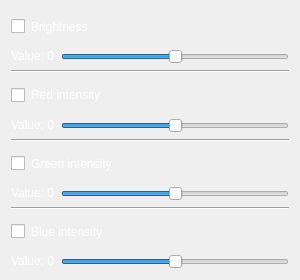
<?xml version="1.0" encoding="UTF-8"?>
<ui version="4.0">
 <class>BrightnessDialog</class>
 <widget class="QDialog" name="BrightnessDialog">
  <property name="geometry">
   <rect>
    <x>0</x>
    <y>0</y>
    <width>300</width>
    <height>280</height>
   </rect>
  </property>
  <property name="windowTitle">
   <string>Dialog</string>
  </property>
  <layout class="QVBoxLayout" name="verticalLayout">
   <item>
    <layout class="QHBoxLayout" name="horizontalLayout_desc">
     <item>
      <widget class="QCheckBox" name="checkBox">
       <property name="text">
        <string/>
       </property>
      </widget>
     </item>
     <item>
      <widget class="QLabel" name="label_5">
       <property name="text">
        <string>&lt;html&gt;&lt;head/&gt;&lt;body&gt;&lt;p&gt;&lt;span style=&quot; color:#FFFFFF;&quot;&gt;Brightness&lt;/span&gt;&lt;/p&gt;&lt;/body&gt;&lt;/html&gt;</string>
       </property>
      </widget>
     </item>
     <item>
      <spacer name="horizontalSpacer">
       <property name="orientation">
        <enum>Qt::Horizontal</enum>
       </property>
       <property name="sizeHint" stdset="0">
        <size>
         <width>40</width>
         <height>20</height>
        </size>
       </property>
      </spacer>
     </item>
    </layout>
   </item>
   <item>
    <layout class="QHBoxLayout" name="horizontalLayout">
     <item>
      <widget class="QLabel" name="label_bright">
       <property name="text">
        <string>&lt;html&gt;&lt;head/&gt;&lt;body&gt;&lt;p&gt;&lt;span style=&quot; color:#ffffff;&quot;&gt;Value: 0&lt;/span&gt;&lt;/p&gt;&lt;/body&gt;&lt;/html&gt;</string>
       </property>
      </widget>
     </item>
     <item>
      <widget class="Slider" name="horizontalSlider">
       <property name="cursor">
        <cursorShape>OpenHandCursor</cursorShape>
       </property>
       <property name="minimum">
        <number>-255</number>
       </property>
       <property name="maximum">
        <number>255</number>
       </property>
       <property name="orientation">
        <enum>Qt::Horizontal</enum>
       </property>
      </widget>
     </item>
    </layout>
   </item>
   <item>
    <widget class="Line" name="line">
     <property name="orientation">
      <enum>Qt::Horizontal</enum>
     </property>
    </widget>
   </item>
   <item>
    <layout class="QHBoxLayout" name="horizontalLayout_5">
     <item>
      <widget class="QCheckBox" name="checkBox_2">
       <property name="text">
        <string/>
       </property>
      </widget>
     </item>
     <item>
      <widget class="QLabel" name="label_7">
       <property name="text">
        <string>&lt;html&gt;&lt;head/&gt;&lt;body&gt;&lt;p&gt;&lt;span style=&quot; color:#FFFFFF;&quot;&gt;Red intensity&lt;/span&gt;&lt;/p&gt;&lt;/body&gt;&lt;/html&gt;</string>
       </property>
      </widget>
     </item>
     <item>
      <spacer name="horizontalSpacer_2">
       <property name="orientation">
        <enum>Qt::Horizontal</enum>
       </property>
       <property name="sizeHint" stdset="0">
        <size>
         <width>40</width>
         <height>20</height>
        </size>
       </property>
      </spacer>
     </item>
    </layout>
   </item>
   <item>
    <layout class="QHBoxLayout" name="horizontalLayout_2">
     <item>
      <widget class="QLabel" name="label_2">
       <property name="styleSheet">
        <string notr="true">color: rgb(255, 255, 255);</string>
       </property>
       <property name="text">
        <string>&lt;html&gt;&lt;head/&gt;&lt;body&gt;&lt;p&gt;&lt;span style=&quot; color:#FFFFFF;&quot;&gt;Value: 0&lt;/span&gt;&lt;/p&gt;&lt;/body&gt;&lt;/html&gt;</string>
       </property>
      </widget>
     </item>
     <item>
      <widget class="Slider" name="horizontalSlider_R">
       <property name="cursor">
        <cursorShape>OpenHandCursor</cursorShape>
       </property>
       <property name="minimum">
        <number>-255</number>
       </property>
       <property name="maximum">
        <number>255</number>
       </property>
       <property name="orientation">
        <enum>Qt::Horizontal</enum>
       </property>
      </widget>
     </item>
    </layout>
   </item>
   <item>
    <widget class="Line" name="line_2">
     <property name="orientation">
      <enum>Qt::Horizontal</enum>
     </property>
    </widget>
   </item>
   <item>
    <layout class="QHBoxLayout" name="horizontalLayout_6">
     <item>
      <widget class="QCheckBox" name="checkBox_3">
       <property name="text">
        <string/>
       </property>
      </widget>
     </item>
     <item>
      <widget class="QLabel" name="label_8">
       <property name="text">
        <string>&lt;html&gt;&lt;head/&gt;&lt;body&gt;&lt;p&gt;&lt;span style=&quot; color:#FFFFFF;&quot;&gt;Green intensity&lt;/span&gt;&lt;/p&gt;&lt;/body&gt;&lt;/html&gt;</string>
       </property>
      </widget>
     </item>
     <item>
      <spacer name="horizontalSpacer_3">
       <property name="orientation">
        <enum>Qt::Horizontal</enum>
       </property>
       <property name="sizeHint" stdset="0">
        <size>
         <width>40</width>
         <height>20</height>
        </size>
       </property>
      </spacer>
     </item>
    </layout>
   </item>
   <item>
    <layout class="QHBoxLayout" name="horizontalLayout_3">
     <item>
      <widget class="QLabel" name="label_3">
       <property name="styleSheet">
        <string notr="true">color: rgb(255, 255, 255);</string>
       </property>
       <property name="text">
        <string>&lt;html&gt;&lt;head/&gt;&lt;body&gt;&lt;p&gt;&lt;span style=&quot;  color:#FFFFFF;&quot;&gt;Value: 0&lt;/span&gt;&lt;/p&gt;&lt;/body&gt;&lt;/html&gt;</string>
       </property>
      </widget>
     </item>
     <item>
      <widget class="Slider" name="horizontalSlider_G">
       <property name="cursor">
        <cursorShape>OpenHandCursor</cursorShape>
       </property>
       <property name="minimum">
        <number>-255</number>
       </property>
       <property name="maximum">
        <number>255</number>
       </property>
       <property name="orientation">
        <enum>Qt::Horizontal</enum>
       </property>
      </widget>
     </item>
    </layout>
   </item>
   <item>
    <widget class="Line" name="line_3">
     <property name="orientation">
      <enum>Qt::Horizontal</enum>
     </property>
    </widget>
   </item>
   <item>
    <layout class="QHBoxLayout" name="horizontalLayout_7">
     <item>
      <widget class="QCheckBox" name="checkBox_4">
       <property name="text">
        <string/>
       </property>
      </widget>
     </item>
     <item alignment="Qt::AlignVCenter">
      <widget class="QLabel" name="label_9">
       <property name="text">
        <string>&lt;html&gt;&lt;head/&gt;&lt;body&gt;&lt;p&gt;&lt;span style=&quot;  color:#FFFFFF;&quot;&gt;Blue intensity&lt;/span&gt;&lt;/p&gt;&lt;/body&gt;&lt;/html&gt;</string>
       </property>
      </widget>
     </item>
     <item>
      <spacer name="horizontalSpacer_4">
       <property name="orientation">
        <enum>Qt::Horizontal</enum>
       </property>
       <property name="sizeHint" stdset="0">
        <size>
         <width>40</width>
         <height>20</height>
        </size>
       </property>
      </spacer>
     </item>
    </layout>
   </item>
   <item>
    <layout class="QHBoxLayout" name="horizontalLayout_4">
     <item>
      <widget class="QLabel" name="label_4">
       <property name="styleSheet">
        <string notr="true">color: rgb(255, 255, 255);</string>
       </property>
       <property name="text">
        <string>&lt;html&gt;&lt;head/&gt;&lt;body&gt;&lt;p&gt;&lt;span style=&quot; color:#FFFFFF;&quot;&gt;Value: 0&lt;/span&gt;&lt;/p&gt;&lt;/body&gt;&lt;/html&gt;</string>
       </property>
      </widget>
     </item>
     <item>
      <widget class="Slider" name="horizontalSlider_B">
       <property name="cursor">
        <cursorShape>OpenHandCursor</cursorShape>
       </property>
       <property name="minimum">
        <number>-255</number>
       </property>
       <property name="maximum">
        <number>255</number>
       </property>
       <property name="orientation">
        <enum>Qt::Horizontal</enum>
       </property>
      </widget>
     </item>
    </layout>
   </item>
  </layout>
 </widget>
 <customwidgets>
  <customwidget>
   <class>Slider</class>
   <extends>QSlider</extends>
   <header>slider.hpp</header>
  </customwidget>
 </customwidgets>
 <resources/>
 <connections/>
</ui>
